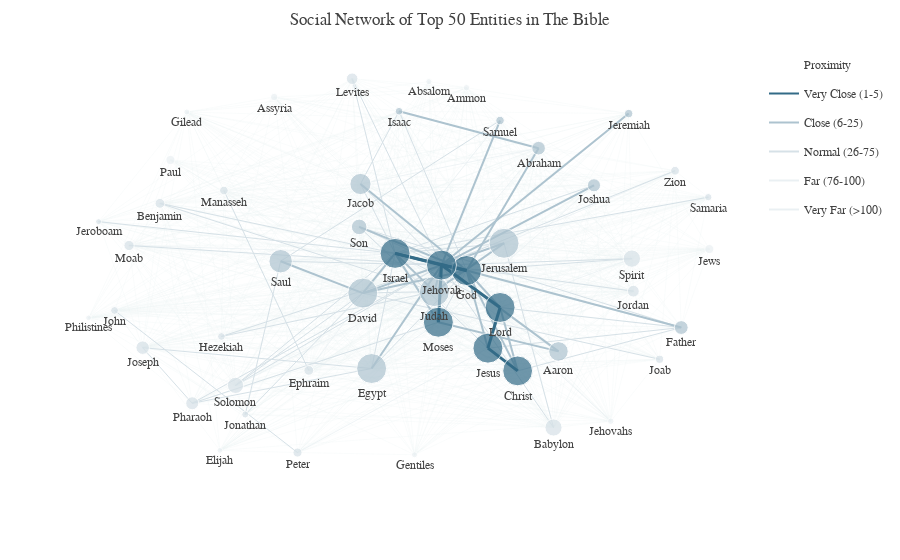

Source (notebook cell):
### Markdown cell above
### The Social Network

Having defined the vertices and edges, we are now ready to construct the network.

### Code cell
# Construct the Graph
G = nx.Graph()
G.add_nodes_from(w for w,_ in vertices.items())
sorted_vertices = sorted(vertices.items(), key=operator.itemgetter(1), reverse = True)

G.add_weighted_edges_from((k[0], k[1], v) for k, v in intimacies.items())
nx.set_edge_attributes(G, values=proximities, name="proximity")



############################### Plotly Construction ###########################

# For illustrative purposes, let us show only the top 50 entities
n_show = 50
sub_G = G.subgraph(n for n, _ in sorted_vertices[:n_show])

pos = nx.spring_layout(sub_G, k=3.0)

############################### Prepare Vertices ##############################

# Construct Vertices Information for Plotly
v_plotly = {}
for node in sub_G.nodes():
    
    # Create Hover Text
    top_edges = sorted(G[node].items(),key=lambda v: v[1]["proximity"])[:5]
    appearances = vertices[node]
    connections = G.degree(node)
    hovertext = "<b>Name: </b>{}<br>".format(node) + \
                "<b>Word Appearances:</b> {:d}<br>".format(appearances) + \
                "<b># Connections:</b> {:d}<br>".format(connections) + \
                "<b>Closest Neighbors (and Proximity):</b><br>" + \
                "<br>".join("{} ({:.0f})".format(e[0], e[1]["proximity"]) for e in top_edges)
    
    v_plotly[node] = {
        "x": pos[node][0],
        "y": pos[node][1],
        "size": min(vertices[node] / 500. * 30.,30),
        "color": _d.fade_color(_d.txt_color,0.3),
        "hovertext": hovertext,
        "rank": 9999 # To determine which color to be plotted
    }

############################### Prepare Edges ##############################
e_plotly = {}

# Define Edge Groups for Plotly
edge_groups = OrderedDict([
    ("Very Close (1-5)", {
        "range": [0, 5],
        "color": _d.get_color(0),
        "linew": 3.
    }),
    ("Close (6-25)", {
        "range": [6, 25],
        "color": _d.fade_color(_d.get_color(0),0.4),
        "linew": 2.
    }),
    ("Normal (26-75)", {
        "range": [26, 75],
        "color": _d.fade_color(_d.get_color(0),0.2),
        "linew": 1.
    }),
    ("Far (76-100)", {
        "range": [76, 100],
        "color": _d.fade_color(_d.get_color(0),0.1),
        "linew": 0.75       
    }),
    ("Very Far (>100)", {
        "range": [101, math.inf],
        "color": _d.fade_color(_d.get_color(0),0.1),
        "linew": 0.25       
    })
])

def find_edge_group_item(proximity):
    for k, v in edge_groups.items():
        l_b, u_b = v["range"]
        if l_b <= proximity and proximity <= u_b:         
            return (k, v)
        
# Construct Edges for Plotly
for edge in sub_G.edges():
    
    # Get Distance and Group
    proximity = int(G[edge[0]][edge[1]]["proximity"])
    g_name, g_attrs = find_edge_group_item(proximity)
    
    # Positions
    x0, y0 = pos[edge[0]]
    x1, y1 = pos[edge[1]]
    
    e_plotly[edge[0] + "-" + edge[1]] = {
        "nodes" : [edge[0], edge[1]],
        "x": [x0, x1],
        "y": [y0, y1],
        "group": g_name,
        "color": g_attrs["color"],
        "linewidth": g_attrs["linew"],
        "proximity": proximity
    }
    
    # Update Information on Vertices End
    v_plotly[edge[0]]["rank"] = min(proximity, v_plotly[edge[0]]["rank"])
    v_plotly[edge[1]]["rank"] = min(proximity, v_plotly[edge[1]]["rank"])
  

# Update Vertices Color Based on Ranking
for k, v in v_plotly.items():
    _, g_attr = find_edge_group_item(v["rank"])
    v["color"] = g_attr["color"]

############################### Draw Elements ##############################
# Create Elements For Plotly
data = []

# Edges First So That Vertices Are In Front of Nodes
for k,v in sorted(e_plotly.items(), key=lambda e: e[1]["proximity"], reverse=True):
    data.append(py_go.Scatter(
        mode="lines",
        line=py_go.Line(
            width=v["linewidth"],
            color=v["color"]
        ),
        
        x=v["x"],
        y=v["y"],
        
        legendgroup=v["group"],
        showlegend = False,
        
        hoverinfo="none"
    ))
    
# Vertices Next
data.append(py_go.Scatter(
    mode='markers+text',
    marker=py_go.Marker(
        color=[v["color"] for _,v in v_plotly.items()],
        size=[v["size"] for _,v in v_plotly.items()]),
    textposition='bottom',
    
    x=[v["x"] for _,v in v_plotly.items()],
    y=[v["y"] for _,v in v_plotly.items()],
    text=[k for k in v_plotly.keys()],
    
    showlegend = False,
    
    hoverinfo='text',
    hovertext= [v["hovertext"] for _,v in v_plotly.items()]
))

# Append Legends
data.append(py_go.Scatter(
                name="Proximity",
                mode="none",
                x = [0,0], y = [0,0],

                showlegend = True,

                hoverinfo="none"
            ))

data.extend([ py_go.Scatter(
                name=k,
                mode="lines",
                line=py_go.Line(
                    color=v["color"]
                ),        
                x = [0,0], y = [0,0],

                legendgroup = k,
                showlegend = True,
    
                hoverinfo="none"
            ) for k, v in edge_groups.items() ])  

# Layouts
layout = py_go.Layout(_d.py_layout)
layout["title"] = "Social Network of Top " + str(n_show) + " Entities in The Bible"
layout["hovermode"]='closest'
layout["xaxis"] = py_go.XAxis(showgrid=False, zeroline=False, showticklabels=False)
layout["yaxis"] = py_go.YAxis(showgrid=False, zeroline=False, showticklabels=False)
fig = py_go.Figure(data=data,layout=layout)

py.iplot(fig, config=_d.py_config)
